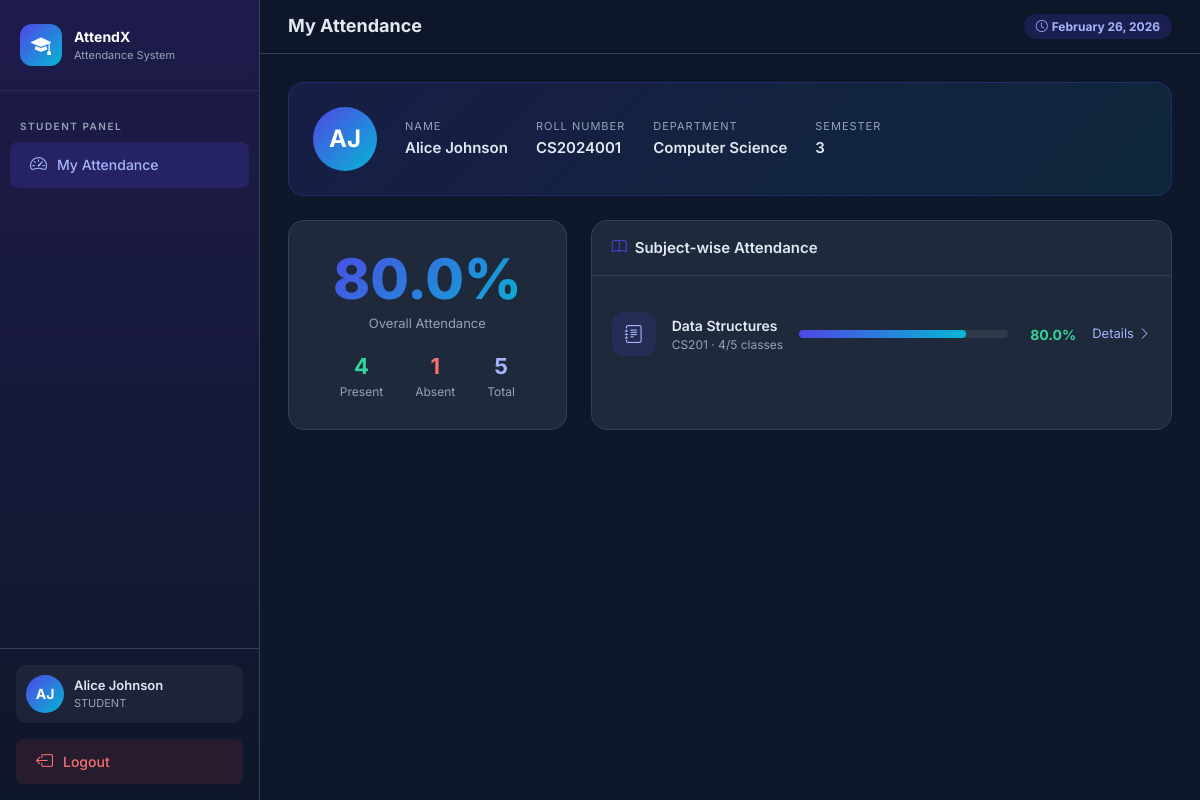
The page /student/dashboard/ (signed in) on the database its author committed.
### attendance/models.py (models this page shows, shortened)
class CustomUser(AbstractUser):
    ROLE_CHOICES = (
        ('ADMIN', 'Admin'),
        ('TEACHER', 'Teacher'),
        ('STUDENT', 'Student'),
    )
    role = models.CharField(max_length=10, choices=ROLE_CHOICES, default='STUDENT')
    phone = models.CharField(max_length=15, blank=True, null=True)

class Student(models.Model):
    user = models.OneToOneField(CustomUser, on_delete=models.CASCADE, related_name='student_profile')
    roll_number = models.CharField(max_length=30, unique=True)
    department = models.ForeignKey(Department, on_delete=models.CASCADE, related_name='students')
    semester = models.IntegerField(default=1)
    joining_year = models.IntegerField(default=2024)
    created_at = models.DateTimeField(auto_now_add=True)

class Department(models.Model):
    name = models.CharField(max_length=100, unique=True)
    code = models.CharField(max_length=10, unique=True)
    created_at = models.DateTimeField(auto_now_add=True)

class Subject(models.Model):
    name = models.CharField(max_length=100)
    code = models.CharField(max_length=20, unique=True)
    department = models.ForeignKey(Department, on_delete=models.CASCADE, related_name='subjects')
    teacher = models.ForeignKey(
        CustomUser, on_delete=models.SET_NULL, null=True, blank=True,
        limit_choices_to={'role': 'TEACHER'}, related_name='subjects'
    )
    semester = models.IntegerField(default=1)
    created_at = models.DateTimeField(auto_now_add=True)

### attendance/views.py (the view)
    def wrapper(request, *args, **kwargs):
        if not request.user.is_authenticated or request.user.role != 'STUDENT':
            messages.error(request, 'Access denied.')
            return redirect('login')
        return view_func(request, *args, **kwargs)

### attendance/views.py (called while the page is built)
def student_required(view_func):
    def wrapper(request, *args, **kwargs):
        if not request.user.is_authenticated or request.user.role != 'STUDENT':
            messages.error(request, 'Access denied.')
            return redirect('login')
        return view_func(request, *args, **kwargs)
    return wrapper

### templates/attendance/student_dashboard.html (shortened to what this page needs)
{% extends 'attendance/base.html' %}
{% block page_title %}My Attendance{% endblock %}
{% block content %}
<div class="student-info-card mb-4">
    <div class="info-row">
        <div class="student-avatar">
            {{ student.user.first_name|first|upper }}{{ student.user.last_name|first|upper }}
        </div>
        <div class="info-item">
            <div class="info-label">Name</div>
            <div class="info-value">{{ student.user.get_full_name }}</div>
        </div>
        <div class="info-item">
            <div class="info-label">Roll Number</div>
            <div class="info-value">{{ student.roll_number }}</div>
        </div>
        <div class="info-item">
            <div class="info-label">Department</div>
            <div class="info-value">{{ student.department.name }}</div>
        </div>
        <div class="info-item">
            <div class="info-label">Semester</div>
            <div class="info-value">{{ student.semester }}</div>
        </div>
    </div>
</div>
<div class="row g-4 mb-4">
    <div class="col-md-4">
        <div class="overall-card h-100">
            <div class="overall-percentage">{{ overall_percentage }}%</div>
            <div class="overall-subtitle">Overall Attendance</div>
            <div class="overall-stats">
                <div class="stat-item">
                    <div class="stat-num" style="color:#34d399;">{{ overall_present }}</div>
                    <div class="stat-lbl">Present</div>
                </div>
                <div class="stat-item">
                    <div class="stat-num" style="color:#f87171;">{{ overall_absent }}</div>
                    <div class="stat-lbl">Absent</div>
                </div>
                <div class="stat-item">
                    <div class="stat-num" style="color:#a5b4fc;">{{ overall_total }}</div>
                    <div class="stat-lbl">Total</div>
                </div>
            </div>
        </div>
    </div>
    <div class="col-md-8">
        <div class="card-custom h-100">
            <div class="card-header d-flex align-items-center gap-2">
                <i class="bi bi-book" style="color:var(--primary);"></i> Subject-wise Attendance
            </div>
            <div class="card-body">
                {% if subject_data %}
                {% for item in subject_data %}
                <div class="subject-row">
                    <div class="subject-icon" style="background: rgba(79,70,229,0.15); color: #a5b4fc;">
                        <i class="bi bi-journal-text"></i>
                    </div>
                    <div>
                        <div class="subject-name">{{ item.subject.name }}</div>
                        <div class="subject-code">{{ item.subject.code }} &middot; {{ item.present }}/{{ item.total }}
                            classes</div>
                    </div>
                    <div class="subject-progress">
                        <div class="progress-custom">
                            <div class="progress-bar-custom {% if item.percentage < 75 %}progress-bar-danger{% endif %}"
                                style="width: {{ item.percentage }}%"></div>
                        </div>
                    </div>
                    <div
                        class="pct-text {% if item.percentage >= 75 %}pct-good{% elif item.percentage >= 50 %}pct-warn{% else %}pct-danger{% endif %}">
                        {{ item.percentage }}%
                    </div>
                    <a href="{% url 'student_detail' item.subject.pk %}" class="view-link">
                        Details <i class="bi bi-chevron-right"></i>
                    </a>
                </div>
                {% endfor %}
                {% else %}
                <div class="empty-state">
                    <i class="bi bi-calendar-x"></i>
                    <p>No attendance records yet.</p>
                </div>
                {% endif %}
            </div>
        </div>
    </div>
</div>
{% endblock %}

### templates/attendance/base.html (shortened to what this page needs)
<!DOCTYPE html>
<html lang="en">
<head>
  <link href="https://cdn.jsdelivr.net/npm/bootstrap@5.3.2/dist/css/bootstrap.min.css" rel="stylesheet"/>
  <link href="https://cdn.jsdelivr.net/npm/bootstrap-icons@1.11.3/font/bootstrap-icons.css" rel="stylesheet"/>
</head>
<body>
  {% if user.is_authenticated %}
  <div class="sidebar">
    <div class="sidebar-brand">
      <div class="brand-icon"><i class="bi bi-mortarboard-fill"></i></div>
      <div>
        <div class="brand-text">AttendX</div>
        <div class="brand-sub">Attendance System</div>
      </div>
    </div>
    <nav class="mt-2">
      {% if user.role == 'ADMIN' %}
        <div class="nav-section-title">Admin Panel</div>
        <a href="{% url 'admin_dashboard' %}" class="nav-link {% if request.resolver_match.url_name == 'admin_dashboard' %}active{% endif %}">
          <i class="bi bi-speedometer2"></i> Dashboard
        </a>
        <a href="{% url 'manage_students' %}" class="nav-link {% if request.resolver_match.url_name == 'manage_students' %}active{% endif %}">
          <i class="bi bi-people"></i> Students
        </a>
        <a href="{% url 'manage_teachers' %}" class="nav-link {% if request.resolver_match.url_name == 'manage_teachers' %}active{% endif %}">
          <i class="bi bi-person-workspace"></i> Teachers
        </a>
        <a href="{% url 'manage_subjects' %}" class="nav-link {% if request.resolver_match.url_name == 'manage_subjects' %}active{% endif %}">
          <i class="bi bi-book"></i> Subjects
        </a>
        <a href="{% url 'manage_departments' %}" class="nav-link {% if request.resolver_match.url_name == 'manage_departments' %}active{% endif %}">
          <i class="bi bi-building"></i> Departments
        </a>
      {% elif user.role == 'STUDENT' %}
        <div class="nav-section-title">Student Panel</div>
        <a href="{% url 'student_dashboard' %}" class="nav-link {% if request.resolver_match.url_name == 'student_dashboard' %}active{% endif %}">
          <i class="bi bi-speedometer2"></i> My Attendance
        </a>
      {% endif %}
    </nav>
    <div class="sidebar-footer">
      <div class="user-info mb-3">
        <div class="user-avatar">{{ user.first_name|first|upper }}{{ user.last_name|first|upper }}</div>
        <div>
          <div class="user-name">{{ user.get_full_name }}</div>
          <div class="user-role">{{ user.role }}</div>
        </div>
      </div>
      <a href="{% url 'logout' %}" class="nav-link" style="margin:0; background: rgba(239,68,68,0.1); color: #f87171;">
        <i class="bi bi-box-arrow-left"></i> Logout
      </a>
    </div>
  </div>
  <div class="main-content">
    <div class="topbar">
      <h4>{% block page_title %}Dashboard{% endblock %}</h4>
      <div class="topbar-actions">
        <span class="badge rounded-pill" style="background:rgba(79,70,229,0.2);color:#a5b4fc;padding:6px 12px;">
          <i class="bi bi-clock me-1"></i>{% now "F j, Y" %}
        </span>
      </div>
    </div>
    <div class="content-area">
      {% block content %}{% endblock %}
    </div>
  </div>
  {% else %}
    {% block auth_content %}{% endblock %}
  {% endif %}
</body>
</html>

### templates/attendance/base.html (style rules this page uses)
:root { --primary: #4f46e5; --primary-dark: #3730a3; --secondary: #06b6d4; --success: #10b981; --warning: #f59e0b; --danger: #ef4444; --dark: #0f172a; --card-bg: #1e293b; --sidebar-bg: #0f172a; --body-bg: #0f172a; --text-muted-custom: #94a3b8; --border: #334155; }
* { box-sizing: border-box; }
body { font-family: 'Inter', sans-serif; background: var(--body-bg); color: #e2e8f0; min-height: 100vh; }
.sidebar { width: 260px; min-height: 100vh; background: linear-gradient(180deg, #1e1b4b 0%, #0f172a 100%); border-right: 1px solid var(--border); display: flex; flex-direction: column; position: fixed; top: 0; left: 0; z-index: 1000; }
.sidebar-brand { padding: 24px 20px; border-bottom: 1px solid rgba(255,255,255,0.08); display: flex; align-items: center; gap: 12px; }
.sidebar-brand .brand-icon { width: 42px; height: 42px; background: linear-gradient(135deg, var(--primary), var(--secondary)); border-radius: 12px; display: flex; align-items: center; justify-content: center; font-size: 20px; color: white; }
.sidebar-brand .brand-text { font-size: 14px; font-weight: 700; color: #fff; }
.sidebar-brand .brand-sub { font-size: 11px; color: var(--text-muted-custom); }
.nav-section-title { padding: 20px 20px 6px; font-size: 10px; font-weight: 600; text-transform: uppercase; letter-spacing: 1.5px; color: var(--text-muted-custom); }
.sidebar .nav-link { display: flex; align-items: center; gap: 10px; padding: 10px 20px; color: #cbd5e1; font-size: 14px; font-weight: 500; border-radius: 0; transition: all 0.2s; text-decoration: none; margin: 2px 10px; border-radius: 8px; }
.sidebar .nav-link:hover, .sidebar .nav-link.active { background: rgba(79,70,229,0.2); color: #a5b4fc; }
.sidebar .nav-link i { font-size: 17px; }
.sidebar-footer { margin-top: auto; padding: 16px; border-top: 1px solid var(--border); }
.user-info { display: flex; align-items: center; gap: 10px; padding: 10px; border-radius: 10px; background: rgba(255,255,255,0.05); }
.user-avatar { width: 38px; height: 38px; border-radius: 50%; background: linear-gradient(135deg, var(--primary), var(--secondary)); display: flex; align-items: center; justify-content: center; font-weight: 700; font-size: 14px; color: #fff; flex-shrink: 0; }
.user-name { font-size: 13px; font-weight: 600; color: #e2e8f0; }
.user-role { font-size: 11px; color: var(--text-muted-custom); text-transform: capitalize; }
.main-content { margin-left: 260px; min-height: 100vh; display: flex; flex-direction: column; }
.topbar { background: rgba(15,23,42,0.9); border-bottom: 1px solid var(--border); padding: 14px 28px; display: flex; align-items: center; justify-content: space-between; backdrop-filter: blur(10px); position: sticky; top: 0; z-index: 999; }
.topbar h4 { margin: 0; font-size: 18px; font-weight: 700; }
.topbar .topbar-actions { display: flex; gap: 10px; align-items: center; }
.content-area { padding: 28px; flex: 1; }
.card-custom { background: var(--card-bg); border: 1px solid var(--border); border-radius: 16px; }
.card-custom .card-header { background: transparent; border-bottom: 1px solid var(--border); padding: 16px 20px; font-weight: 600; font-size: 15px; }
.card-custom .card-body { padding: 20px; }
.progress-custom { height: 8px; background: rgba(255,255,255,0.08); border-radius: 99px; overflow: hidden; }
.progress-bar-custom { height: 100%; border-radius: 99px; background: linear-gradient(90deg, var(--primary), var(--secondary)); transition: width 0.6s ease; }

### rows shown on the page
CustomUser: first_name|first "A", last_name|first "J", get_full_name "Alice Johnson", role "STUDENT"
Student: user.first_name|first "A", user.last_name|first "J", user.get_full_name "Alice Johnson", roll_number "CS2024001", department.name "Computer Science", semester "3"
Subject: subject.name "Data Structures", subject.code "CS201", present "4", total "5", percentage "80.0"

### other values the page prints
{{ overall_percentage }} "80.0"
{{ overall_present }} "4"
{{ overall_absent }} "1"
{{ overall_total }} "5"
